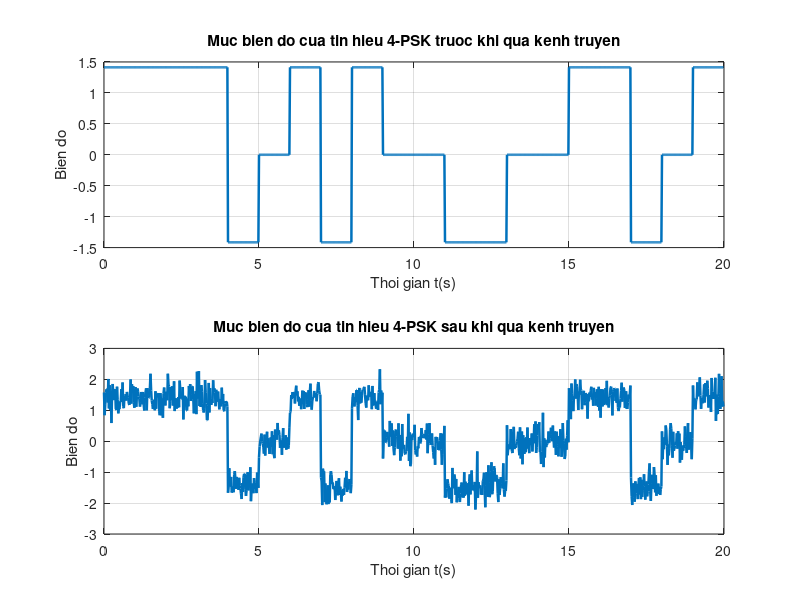
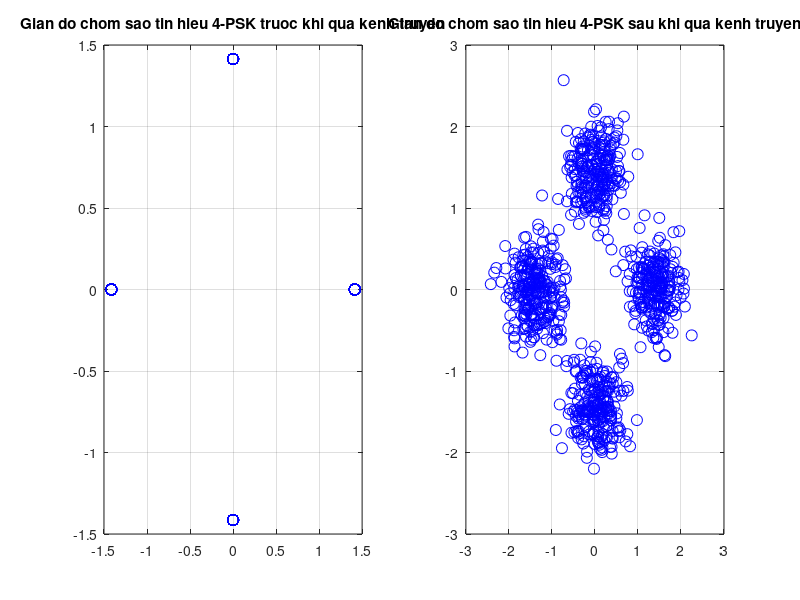
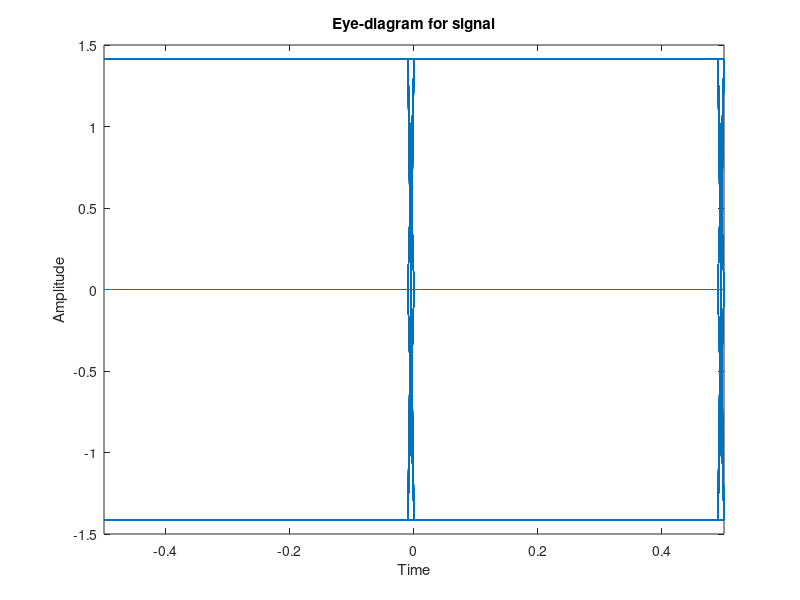
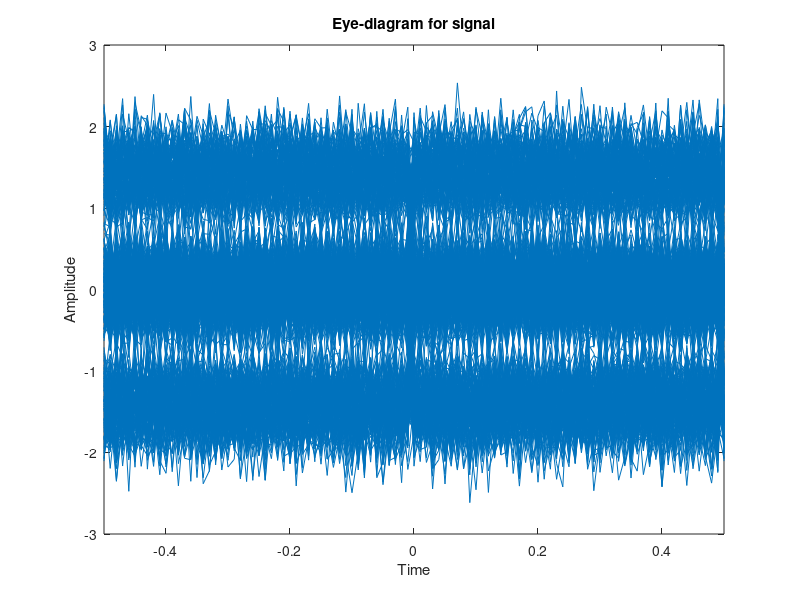

Recreate these plots in MATLAB, in order.
% PSK
clear; clc; close all;

n_bits = 1000;
M = 4;
bit = randi([0 M-1], 1, n_bits);
dk = pskmod(bit, M, 0, 'gray');
Es = 1;
Tsym = 1;
pulse_amp = sqrt(2*Es/Tsym);
phi0 = 0;
s_sym = dk .* exp(1i*phi0);
sps = 50;
fs = sps/Tsym;
st = repelem(s_sym, sps) * pulse_amp;

SNRdB = 10;
SNR_linear = 10^(SNRdB/10);
signal_power = mean(abs(st).^2);
noise_power = signal_power/SNR_linear;
noise = sqrt(noise_power/2) * (randn(1, length(st)) + 1i*randn(1, length(st)));

rt = st + noise;
t = (0:length(st)-1)/fs;
nums_disp = 20;
ind_dis = 1:(nums_disp*sps);

figure;
subplot(2, 1, 1);
plot(t(ind_dis), real(st(ind_dis)), 'LineWidth', 1.8);
title('Muc bien do cua tin hieu 4-PSK truoc khi qua kenh truyen');
xlabel('Thoi gian t(s)');
ylabel('Bien do');
grid on;

subplot(2, 1, 2);
plot(t(ind_dis), real(rt(ind_dis)), 'LineWidth', 1.8);
title('Muc bien do cua tin hieu 4-PSK sau khi qua kenh truyen');
xlabel('Thoi gian t(s)');
ylabel('Bien do');
grid on;

% b
opt_samp_idx = sps/2:sps:length(st);
st_sample = st(opt_samp_idx);
rt_sample = rt(opt_samp_idx);
figure;
subplot(1, 2, 1);
plot(real(st_sample), imag(st_sample), 'bo', 'MarkerSize', 8);
title('Gian do chom sao tin hieu 4-PSK truoc khi qua kenh truyen');
grid on;

subplot(1, 2, 2);
plot(real(rt_sample), imag(rt_sample), 'bo', 'MarkerSize', 8);
title('Gian do chom sao tin hieu 4-PSK sau khi qua kenh truyen');
grid on;

% c
eyediagram(real(st), 2*sps, Tsym);
set(gcf, 'Name', 'Gian do mat tin hieu 4-PSK truoc khi qua kenh truyen');

eyediagram(real(rt), 2*sps, Tsym);
set(gcf, 'Name', 'Gian do mat tin hieu 4-PSK sau khi qua kenh truyen');
